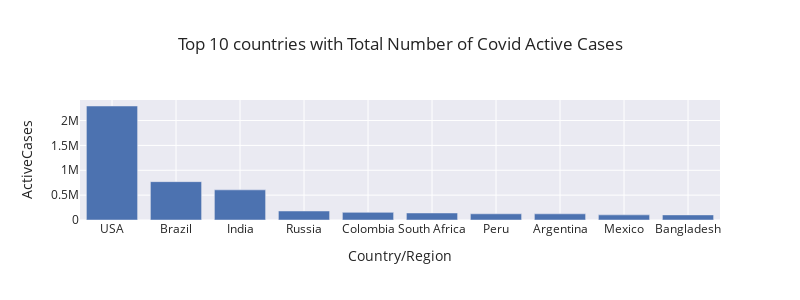

Here is the notebook cell this chart was saved with:
### Markdown cell above
**Total Active Cases**

### Code cell
Total_active_cases = px.bar(worldmeter_data.sort_values(by= "ActiveCases", ascending = False).head(10), x = "Country/Region", y = "ActiveCases", template="seaborn",title="Top 10 countries with Total Number of Covid Active Cases",
                           width=800, height=300)
Total_active_cases.show()

### Figure 1 — Plotly figure (JSON) as saved in the notebook; plotly's stock layout.template omitted (floating-point values rounded to 4 significant figures)
{"data": [{"alignmentgroup": "True", "hovertemplate": "Country/Region=%{x}<br>ActiveCases=%{y}<extra></extra>", "legendgroup": "", "marker": {"color": "rgb(76,114,176)", "pattern": {"shape": ""}}, "name": "", "offsetgroup": "", "orientation": "v", "showlegend": false, "textposition": "auto", "type": "bar", "x": ["USA", "Brazil", "India", "Russia", "Colombia", "South Africa", "Peru", "Argentina", "Mexico", "Bangladesh"], "xaxis": "x", "y": [2293000.0, 771300.0, 606400.0, 180900.0, 153400.0, 141300.0, 124600.0, 124100.0, 103300.0, 102500.0], "yaxis": "y"}], "layout": {"barmode": "relative", "height": 300, "legend": {"tracegroupgap": 0}, "title": {"text": "Top 10 countries with Total Number of Covid Active Cases"}, "width": 800, "xaxis": {"anchor": "y", "domain": [0.0, 1.0], "title": {"text": "Country/Region"}}, "yaxis": {"anchor": "x", "domain": [0.0, 1.0], "title": {"text": "ActiveCases"}}}}
